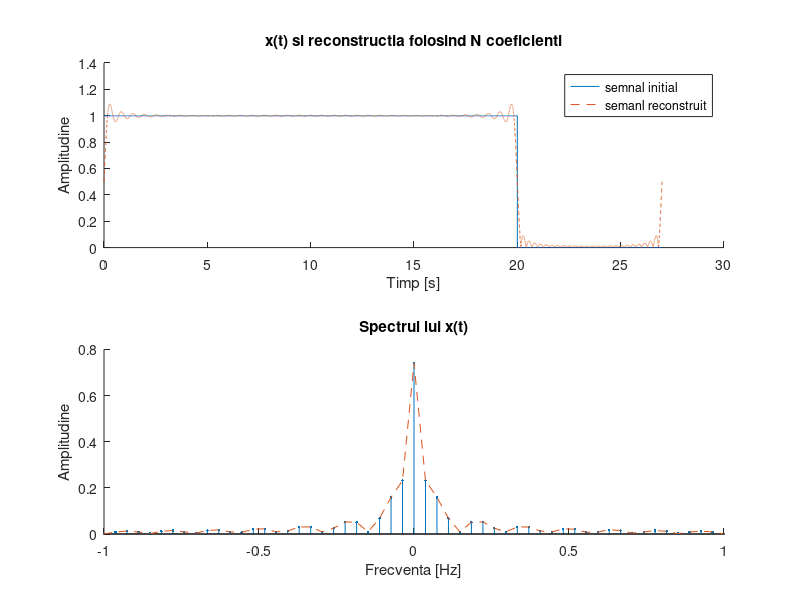

This chart was generated by the following MATLAB code:
clear;
close all;
%% variabile
P = 40;                         %perioada semnalului
F = 1/P;                        %frecventa semnalului
D = 27;                         %durata in secunde
N = 50;                         %numar coeficienti
Fs = 1000;                      %rezolutia temporala
t = 0:1/Fs:D-1/Fs;              %vector cu valorile de pe axa timpului
n = length(t);                  %lungimea semnalului dreptunghiular
%% calcule
x = 0.5*(square(2*pi*F*t)+1);   %generarea semnalului dreptunghiular 
f = (-n/2:n/2-1)*Fs/n;          %generarea axei frecventelor pentru afisarea spectrului
X = fftshift(fft(x));           %generarea spectrului pentru reconstruirea semnalului dreptunghiular
X(1:n/2-N) = 0;                 %pastrarea primelor N armonice din partea negativa a spectrului
X(n/2+N-1:end) = 0;             %pastrarea primelor N armonice din partea pozitiva a spectrului
x_nou = abs(ifft(ifftshift(X)));%reconstruirea semnalului dreptunghiular
X = abs(X)/n;                   %generarea spectrului pentru afisare
%% afisare grafice
subplot(2,1,1);                 %crearea primului subgrafic
hold on;                        
plot(t,x,'-');                  %afisarea semnalului initial
plot(t,x_nou,'--');             %afisarea semnalului reconstruit
hold off;
title('x(t) si reconstructia folosind N coeficienti');
legend('semnal initial', 'semanl reconstruit');
xlabel('Timp [s]');
ylabel('Amplitudine');
subplot(2,1,2);                 
hold on;
stem(f,X,'.');                  %afisarea spectrului 
plot(f,X,'--');
hold off;
xlim([-1,1]);
xlabel('Frecventa [Hz]');
ylabel('Amplitudine');
title('Spectrul lui x(t)');